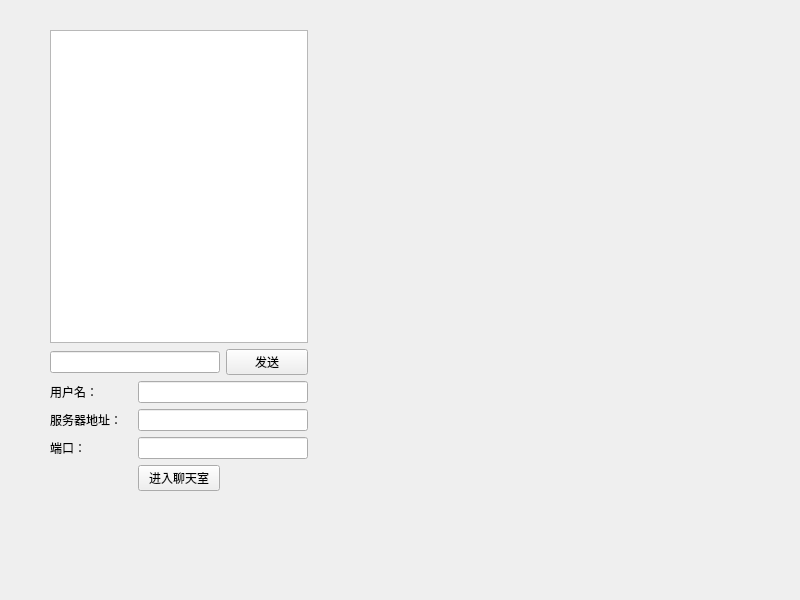
<?xml version="1.0" encoding="UTF-8"?>
<ui version="4.0">
 <class>Widget</class>
 <widget class="QWidget" name="Widget">
  <property name="geometry">
   <rect>
    <x>0</x>
    <y>0</y>
    <width>800</width>
    <height>600</height>
   </rect>
  </property>
  <property name="windowTitle">
   <string>Widget</string>
  </property>
  <widget class="QWidget" name="">
   <property name="geometry">
    <rect>
     <x>50</x>
     <y>30</y>
     <width>258</width>
     <height>461</height>
    </rect>
   </property>
   <layout class="QGridLayout" name="gridLayout">
    <item row="0" column="0" colspan="3">
     <widget class="QListWidget" name="listWidget"/>
    </item>
    <item row="1" column="0" colspan="2">
     <widget class="QLineEdit" name="leMsg"/>
    </item>
    <item row="1" column="2">
     <widget class="QPushButton" name="btnSend">
      <property name="text">
       <string>发送</string>
      </property>
     </widget>
    </item>
    <item row="2" column="0">
     <widget class="QLabel" name="labName">
      <property name="text">
       <string>用户名：</string>
      </property>
     </widget>
    </item>
    <item row="2" column="1" colspan="2">
     <widget class="QLineEdit" name="leName"/>
    </item>
    <item row="3" column="0">
     <widget class="QLabel" name="labAddr">
      <property name="text">
       <string>服务器地址：</string>
      </property>
     </widget>
    </item>
    <item row="3" column="1" colspan="2">
     <widget class="QLineEdit" name="leAddr"/>
    </item>
    <item row="4" column="0">
     <widget class="QLabel" name="labPort">
      <property name="text">
       <string>端口：</string>
      </property>
     </widget>
    </item>
    <item row="4" column="1" colspan="2">
     <widget class="QLineEdit" name="lePort"/>
    </item>
    <item row="5" column="1">
     <widget class="QPushButton" name="btnJoinRoom">
      <property name="text">
       <string>进入聊天室</string>
      </property>
     </widget>
    </item>
   </layout>
  </widget>
 </widget>
 <resources/>
 <connections/>
</ui>
